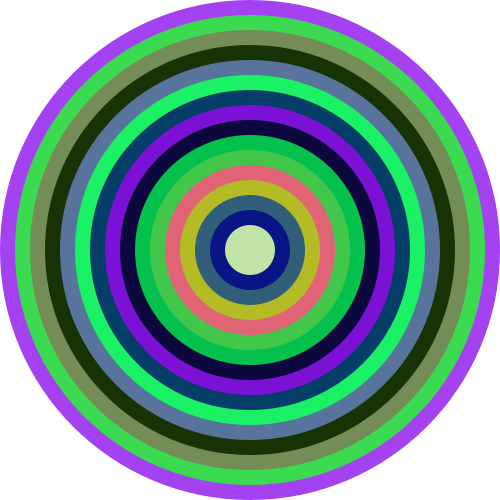
Frame 1 (no input)
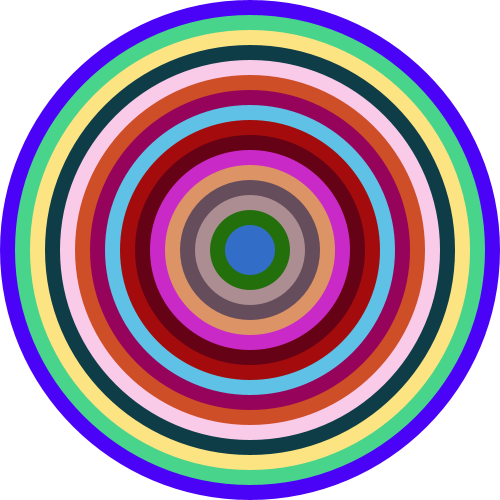
Frame 60 (the mouse pressed at the canvas centre just before this capture)
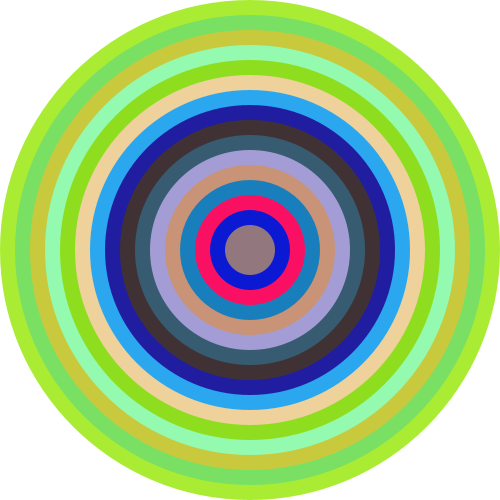
Frame 120 (the mouse held since frame 60 and released just before this capture)

The Processing sketch that drew these frames (run headless with seeded random() and noise(); from frame 60 on, the mouse is pressed at the canvas centre):

// Processing sketch: Lezione_2022_10_25
// ── Lezione_2022_10_25.pde
void setup()
{
  size(500,500);
  noStroke();
}

void draw()
{
  background(255);
  
  for(int d=width; d>=50;d-=30)
  {
    fill(random(255),random(255),random(255));
    ellipse(width/2,height/2,d,d);
  }
}

boolean go=true;

void mouseClicked()
{
  if(mouseButton==LEFT)
    {
      go=!go;
    }
    
    if(go)
    {
      loop();
    }else
    {
      noLoop();
    }
}
